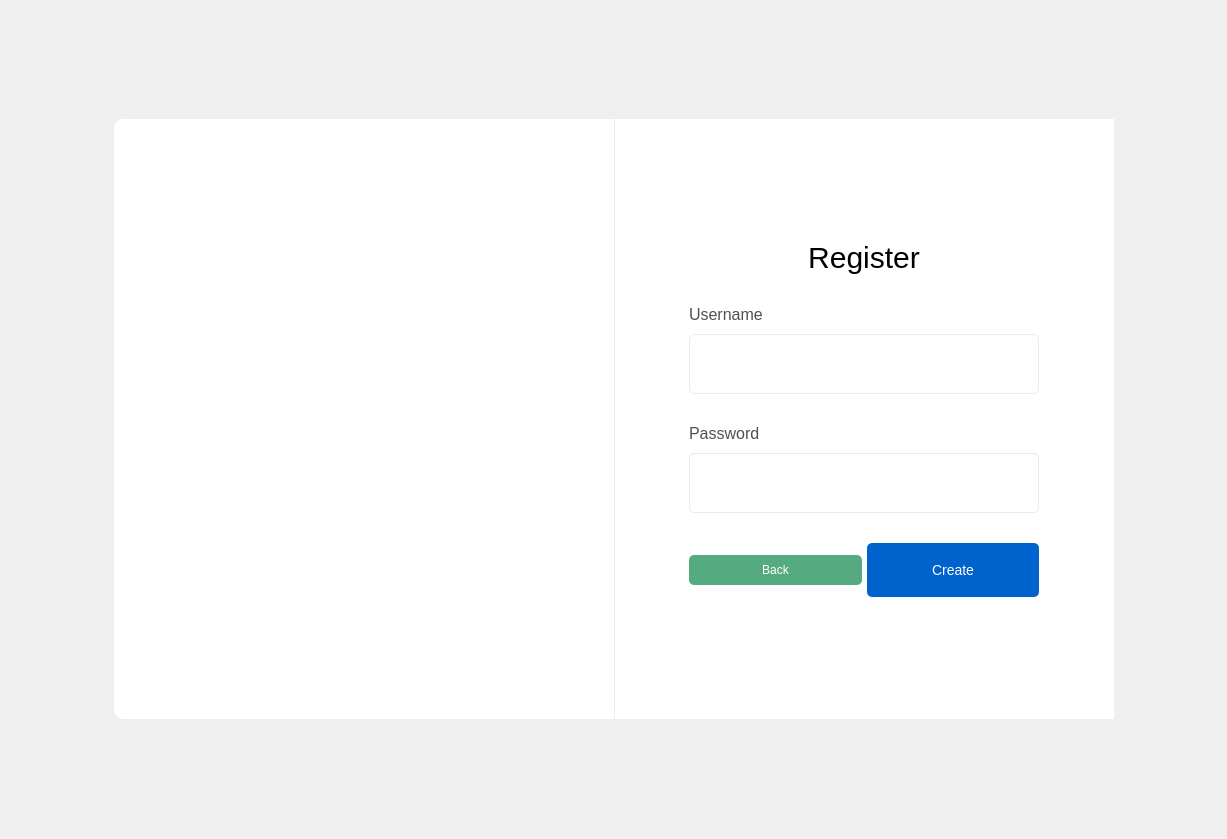
<?xml version="1.0" encoding="UTF-8"?>
<ui version="4.0">
 <class>Form</class>
 <widget class="QWidget" name="Form">
  <property name="windowModality">
   <enum>Qt::NonModal</enum>
  </property>
  <property name="geometry">
   <rect>
    <x>0</x>
    <y>0</y>
    <width>1227</width>
    <height>839</height>
   </rect>
  </property>
  <property name="windowTitle">
   <string>Form</string>
  </property>
  <property name="styleSheet">
   <string notr="true">/* Set style for app title widget */
#titleWidget {
	border-top-left-radius: 10px;
	border-bottom-left-radius: 10px;
	background: #fff;
	border-right: 1px;
}

#page{
	border-top-right-radius: 10px;
	border-bottom-right-radius: 10px;
}

#imgLogin{
	border-top-left-radius: 10px;
	border-bottom-left-radius: 10px;
}

#titleWidgetContainer{
		border-top-left-radius: 10px;
	border-bottom-left-radius: 10px;
}

#Form *{
	background: #fff;
}

#titleWidget QLabel {
	color: rgba(255, 255, 255, 0.8);
	font-family: &quot;Stencil&quot;;
}

#titleLabel1 {
	font-size: 40px;
}

#titleLabel2 {
	font-size: 30px;
}

/* Set style for function widget */
#funcWidget {
	background-color: #fff;
	border-top-right-radius: 10px;
	border-bottom-right-radius: 10px;
	border-left: 1px solid #ececec;
}

/* Set style for all the QLabel in function widget */
#funcWidget QLabel {
	color: #505050;
}

/* Set style for login label and register label in function widget */
#loginLabel, #registerLabel {
	font-family: &quot;Time New Roman&quot;;
	font-size: 30px;
}

/* Set style for all the QLineEdit in function widget */
#funcWidget QLineEdit {
	border: 1px solid #e5ebf0;
	border-radius: 5px;
	padding: 5px 10px;
	font-size: 15px;
}

#funcWidget QLineEdit:focus {
	border-color: #5500ff;
}

/* Set style for all the buttons in function widget */
#funcWidget QPushButton {
	font-size: 12em;
	border-radius: 5px;
	color: #fff;
}

#funcWidget QPushButton:pressed {
	padding-left: 10px;
}

/* Set style for login and create user button in function widget */
#loginBtn, #createBtn {
	background-color: #0062cc;
	white-space: nowrap;
	font-size: 14px;
	 font-weight: normal;
	padding-top: 7px;
	height: 48px;
	padding-bottom: 7px;
}

#exitBtnContainer QPushButton{
		padding-top: 10px;
}

#loginBtn:hover, #loginBtn:pressed, #createBtn:hover, #createBtn:pressed {
	background-color: #0000ff;
}


/* Set style for exit button in function widget */
#exitBtn {
    background-color: #d10000;
	padding-top: 7px;
	padding-bottom: 7px;
	height: 48px;
}

#exitBtn:hover, #exitBtn:pressed {
	background-color: #910000;
}

/* Set style for register and back button in function widget */
#registerBtn, #backBtn {
	background-color: #55aa7f;
}

#registerBtn:hover, #registerBtn:pressed, #backBtn:hover, #backBtn:pressed {
	background-color: #3aad00;
}

 QLineEdit{
	border: 1px solid #e0e5e9;
	background: transparent;
	font-size: 16px;
	line-height: 1.2;
	height: 48px;
	border-bottom-left-radius: 10px;
}

#footerLogin #forgotBtn{
	white-space: nowrap;
	color: #1A73E8;
	 padding-top: 7px;
	padding-bottom: 7px;
	font-size: 14px;
}

#forgotBtn:hover{
	   text-decoration: underline;
}
 
QLabel{
	font-size: 16px;
}

#page, #title{
	background: #fff;
}

#funcWidget{
	border-top-right-radius: 10px;
	border-bottom-left-radius: 10px;
}













</string>
  </property>
  <layout class="QHBoxLayout" name="horizontalLayout">
   <property name="spacing">
    <number>0</number>
   </property>
   <property name="leftMargin">
    <number>0</number>
   </property>
   <property name="topMargin">
    <number>0</number>
   </property>
   <property name="rightMargin">
    <number>0</number>
   </property>
   <property name="bottomMargin">
    <number>0</number>
   </property>
   <item>
    <spacer name="horizontalSpacer">
     <property name="orientation">
      <enum>Qt::Horizontal</enum>
     </property>
     <property name="sizeHint" stdset="0">
      <size>
       <width>111</width>
       <height>835</height>
      </size>
     </property>
    </spacer>
   </item>
   <item>
    <widget class="QWidget" name="titleWidgetContainer" native="true">
     <property name="minimumSize">
      <size>
       <width>500</width>
       <height>600</height>
      </size>
     </property>
     <property name="maximumSize">
      <size>
       <width>500</width>
       <height>600</height>
      </size>
     </property>
     <layout class="QVBoxLayout" name="verticalLayout_2">
      <property name="spacing">
       <number>0</number>
      </property>
      <property name="leftMargin">
       <number>0</number>
      </property>
      <property name="topMargin">
       <number>0</number>
      </property>
      <property name="rightMargin">
       <number>0</number>
      </property>
      <property name="bottomMargin">
       <number>0</number>
      </property>
      <item>
       <widget class="QWidget" name="titleWidget" native="true">
        <layout class="QVBoxLayout" name="verticalLayout">
         <property name="spacing">
          <number>0</number>
         </property>
         <item alignment="Qt::AlignHCenter">
          <widget class="QLabel" name="imgLogin">
           <property name="maximumSize">
            <size>
             <width>390</width>
             <height>350</height>
            </size>
           </property>
           <property name="text">
            <string/>
           </property>
           <property name="pixmap">
            <pixmap resource="../resource.qrc">:/img/resources/img/sideimg.webp</pixmap>
           </property>
           <property name="scaledContents">
            <bool>true</bool>
           </property>
          </widget>
         </item>
        </layout>
       </widget>
      </item>
     </layout>
    </widget>
   </item>
   <item>
    <widget class="QStackedWidget" name="funcWidget">
     <property name="minimumSize">
      <size>
       <width>500</width>
       <height>600</height>
      </size>
     </property>
     <property name="maximumSize">
      <size>
       <width>500</width>
       <height>600</height>
      </size>
     </property>
     <property name="currentIndex">
      <number>1</number>
     </property>
     <widget class="QWidget" name="page">
      <layout class="QGridLayout" name="gridLayout_2">
       <property name="leftMargin">
        <number>0</number>
       </property>
       <property name="topMargin">
        <number>0</number>
       </property>
       <property name="rightMargin">
        <number>0</number>
       </property>
       <property name="bottomMargin">
        <number>0</number>
       </property>
       <property name="spacing">
        <number>0</number>
       </property>
       <item row="2" column="1">
        <spacer name="verticalSpacer_4">
         <property name="orientation">
          <enum>Qt::Vertical</enum>
         </property>
         <property name="sizeHint" stdset="0">
          <size>
           <width>20</width>
           <height>130</height>
          </size>
         </property>
        </spacer>
       </item>
       <item row="1" column="1">
        <layout class="QVBoxLayout" name="verticalLayout_5">
         <property name="spacing">
          <number>30</number>
         </property>
         <item>
          <widget class="QLabel" name="loginLabel">
           <property name="styleSheet">
            <string notr="true">#loginLabel {
	color: #000;
}</string>
           </property>
           <property name="text">
            <string>Login</string>
           </property>
           <property name="alignment">
            <set>Qt::AlignCenter</set>
           </property>
          </widget>
         </item>
         <item>
          <layout class="QHBoxLayout" name="title">
           <property name="spacing">
            <number>2</number>
           </property>
           <item>
            <spacer name="horizontalSpacer_7">
             <property name="orientation">
              <enum>Qt::Horizontal</enum>
             </property>
             <property name="sizeHint" stdset="0">
              <size>
               <width>40</width>
               <height>20</height>
              </size>
             </property>
            </spacer>
           </item>
           <item>
            <widget class="QLabel" name="label_2">
             <property name="text">
              <string>Đăng nhập để làm việc với</string>
             </property>
             <property name="alignment">
              <set>Qt::AlignLeading|Qt::AlignLeft|Qt::AlignVCenter</set>
             </property>
            </widget>
           </item>
           <item>
            <widget class="QLabel" name="label">
             <property name="font">
              <font>
               <pointsize>-1</pointsize>
              </font>
             </property>
             <property name="text">
              <string>Fit Store</string>
             </property>
            </widget>
           </item>
           <item>
            <spacer name="horizontalSpacer_8">
             <property name="orientation">
              <enum>Qt::Horizontal</enum>
             </property>
             <property name="sizeHint" stdset="0">
              <size>
               <width>40</width>
               <height>20</height>
              </size>
             </property>
            </spacer>
           </item>
          </layout>
         </item>
         <item>
          <layout class="QVBoxLayout" name="userContainer">
           <property name="spacing">
            <number>10</number>
           </property>
           <item>
            <widget class="QLineEdit" name="lineEdit">
             <property name="minimumSize">
              <size>
               <width>300</width>
               <height>0</height>
              </size>
             </property>
             <property name="maximumSize">
              <size>
               <width>16777215</width>
               <height>48</height>
              </size>
             </property>
             <property name="placeholderText">
              <string>Email hoặc số điện thoại</string>
             </property>
             <property name="clearButtonEnabled">
              <bool>true</bool>
             </property>
            </widget>
           </item>
          </layout>
         </item>
         <item>
          <layout class="QVBoxLayout" name="passContainer">
           <property name="spacing">
            <number>10</number>
           </property>
           <item>
            <widget class="QLineEdit" name="lineEdit_2">
             <property name="minimumSize">
              <size>
               <width>300</width>
               <height>0</height>
              </size>
             </property>
             <property name="maximumSize">
              <size>
               <width>16777215</width>
               <height>48</height>
              </size>
             </property>
             <property name="echoMode">
              <enum>QLineEdit::Password</enum>
             </property>
             <property name="placeholderText">
              <string>Mật khẩu</string>
             </property>
             <property name="clearButtonEnabled">
              <bool>true</bool>
             </property>
            </widget>
           </item>
          </layout>
         </item>
         <item>
          <widget class="QWidget" name="footerLogin" native="true">
           <layout class="QVBoxLayout" name="verticalLayout_3">
            <property name="spacing">
             <number>0</number>
            </property>
            <property name="leftMargin">
             <number>0</number>
            </property>
            <property name="topMargin">
             <number>0</number>
            </property>
            <property name="rightMargin">
             <number>0</number>
            </property>
            <property name="bottomMargin">
             <number>0</number>
            </property>
            <item>
             <widget class="QPushButton" name="loginBtn">
              <property name="minimumSize">
               <size>
                <width>0</width>
                <height>0</height>
               </size>
              </property>
              <property name="maximumSize">
               <size>
                <width>16777215</width>
                <height>48</height>
               </size>
              </property>
              <property name="cursor">
               <cursorShape>PointingHandCursor</cursorShape>
              </property>
              <property name="text">
               <string>Đăng nhập</string>
              </property>
              <property name="icon">
               <iconset>
                <normaloff>:/icon/icon/login-64.ico</normaloff>:/icon/icon/login-64.ico</iconset>
              </property>
             </widget>
            </item>
            <item>
             <widget class="QPushButton" name="forgotBtn">
              <property name="cursor">
               <cursorShape>PointingHandCursor</cursorShape>
              </property>
              <property name="text">
               <string>Quên mật khẩu?</string>
              </property>
             </widget>
            </item>
           </layout>
          </widget>
         </item>
         <item>
          <layout class="QHBoxLayout" name="exitBtnContainer">
           <property name="spacing">
            <number>5</number>
           </property>
           <item>
            <widget class="QPushButton" name="exitBtn">
             <property name="minimumSize">
              <size>
               <width>0</width>
               <height>40</height>
              </size>
             </property>
             <property name="cursor">
              <cursorShape>PointingHandCursor</cursorShape>
             </property>
             <property name="text">
              <string>Exit</string>
             </property>
             <property name="icon">
              <iconset>
               <normaloff>:/icon/icon/x-mark-3-48.ico</normaloff>:/icon/icon/x-mark-3-48.ico</iconset>
             </property>
            </widget>
           </item>
          </layout>
         </item>
        </layout>
       </item>
       <item row="1" column="2">
        <spacer name="horizontalSpacer_4">
         <property name="orientation">
          <enum>Qt::Horizontal</enum>
         </property>
         <property name="sizeHint" stdset="0">
          <size>
           <width>79</width>
           <height>20</height>
          </size>
         </property>
        </spacer>
       </item>
       <item row="1" column="0">
        <spacer name="horizontalSpacer_3">
         <property name="orientation">
          <enum>Qt::Horizontal</enum>
         </property>
         <property name="sizeHint" stdset="0">
          <size>
           <width>79</width>
           <height>20</height>
          </size>
         </property>
        </spacer>
       </item>
       <item row="0" column="1">
        <spacer name="verticalSpacer_3">
         <property name="orientation">
          <enum>Qt::Vertical</enum>
         </property>
         <property name="sizeHint" stdset="0">
          <size>
           <width>20</width>
           <height>129</height>
          </size>
         </property>
        </spacer>
       </item>
      </layout>
     </widget>
     <widget class="QWidget" name="page_2">
      <layout class="QGridLayout" name="gridLayout_3">
       <property name="leftMargin">
        <number>0</number>
       </property>
       <property name="topMargin">
        <number>0</number>
       </property>
       <property name="rightMargin">
        <number>0</number>
       </property>
       <property name="bottomMargin">
        <number>0</number>
       </property>
       <property name="spacing">
        <number>0</number>
       </property>
       <item row="0" column="1">
        <spacer name="verticalSpacer_6">
         <property name="orientation">
          <enum>Qt::Vertical</enum>
         </property>
         <property name="sizeHint" stdset="0">
          <size>
           <width>20</width>
           <height>129</height>
          </size>
         </property>
        </spacer>
       </item>
       <item row="1" column="0">
        <spacer name="horizontalSpacer_5">
         <property name="orientation">
          <enum>Qt::Horizontal</enum>
         </property>
         <property name="sizeHint" stdset="0">
          <size>
           <width>79</width>
           <height>20</height>
          </size>
         </property>
        </spacer>
       </item>
       <item row="1" column="1">
        <layout class="QVBoxLayout" name="verticalLayout_6">
         <property name="spacing">
          <number>30</number>
         </property>
         <item>
          <widget class="QLabel" name="registerLabel">
           <property name="styleSheet">
            <string notr="true">#registerLabel {
	color: #000;
}</string>
           </property>
           <property name="text">
            <string>Register</string>
           </property>
           <property name="alignment">
            <set>Qt::AlignCenter</set>
           </property>
          </widget>
         </item>
         <item>
          <layout class="QVBoxLayout" name="verticalLayout_7">
           <property name="spacing">
            <number>10</number>
           </property>
           <item>
            <widget class="QLabel" name="label_3">
             <property name="font">
              <font>
               <pointsize>-1</pointsize>
              </font>
             </property>
             <property name="text">
              <string>Username</string>
             </property>
            </widget>
           </item>
           <item>
            <widget class="QLineEdit" name="lineEdit_3">
             <property name="minimumSize">
              <size>
               <width>350</width>
               <height>0</height>
              </size>
             </property>
             <property name="clearButtonEnabled">
              <bool>true</bool>
             </property>
            </widget>
           </item>
          </layout>
         </item>
         <item>
          <layout class="QVBoxLayout" name="verticalLayout_8">
           <property name="spacing">
            <number>10</number>
           </property>
           <item>
            <widget class="QLabel" name="label_4">
             <property name="font">
              <font>
               <pointsize>-1</pointsize>
              </font>
             </property>
             <property name="text">
              <string>Password</string>
             </property>
            </widget>
           </item>
           <item>
            <widget class="QLineEdit" name="lineEdit_4">
             <property name="minimumSize">
              <size>
               <width>300</width>
               <height>0</height>
              </size>
             </property>
             <property name="echoMode">
              <enum>QLineEdit::Normal</enum>
             </property>
             <property name="clearButtonEnabled">
              <bool>true</bool>
             </property>
            </widget>
           </item>
          </layout>
         </item>
         <item>
          <layout class="QHBoxLayout" name="horizontalLayout_2">
           <property name="spacing">
            <number>5</number>
           </property>
           <item>
            <widget class="QPushButton" name="backBtn">
             <property name="minimumSize">
              <size>
               <width>0</width>
               <height>30</height>
              </size>
             </property>
             <property name="text">
              <string>Back</string>
             </property>
             <property name="icon">
              <iconset>
               <normaloff>:/icon/icon/arrow-80-48.ico</normaloff>:/icon/icon/arrow-80-48.ico</iconset>
             </property>
            </widget>
           </item>
           <item>
            <widget class="QPushButton" name="createBtn">
             <property name="minimumSize">
              <size>
               <width>0</width>
               <height>30</height>
              </size>
             </property>
             <property name="text">
              <string>Create</string>
             </property>
             <property name="icon">
              <iconset>
               <normaloff>:/icon/icon/check-mark-3-48.ico</normaloff>:/icon/icon/check-mark-3-48.ico</iconset>
             </property>
            </widget>
           </item>
          </layout>
         </item>
        </layout>
       </item>
       <item row="1" column="2">
        <spacer name="horizontalSpacer_6">
         <property name="orientation">
          <enum>Qt::Horizontal</enum>
         </property>
         <property name="sizeHint" stdset="0">
          <size>
           <width>79</width>
           <height>20</height>
          </size>
         </property>
        </spacer>
       </item>
       <item row="2" column="1">
        <spacer name="verticalSpacer_5">
         <property name="orientation">
          <enum>Qt::Vertical</enum>
         </property>
         <property name="sizeHint" stdset="0">
          <size>
           <width>20</width>
           <height>130</height>
          </size>
         </property>
        </spacer>
       </item>
      </layout>
     </widget>
    </widget>
   </item>
   <item>
    <spacer name="horizontalSpacer_2">
     <property name="orientation">
      <enum>Qt::Horizontal</enum>
     </property>
     <property name="sizeHint" stdset="0">
      <size>
       <width>110</width>
       <height>835</height>
      </size>
     </property>
    </spacer>
   </item>
  </layout>
 </widget>
 <resources>
  <include location="../resource.qrc"/>
 </resources>
 <connections/>
</ui>
